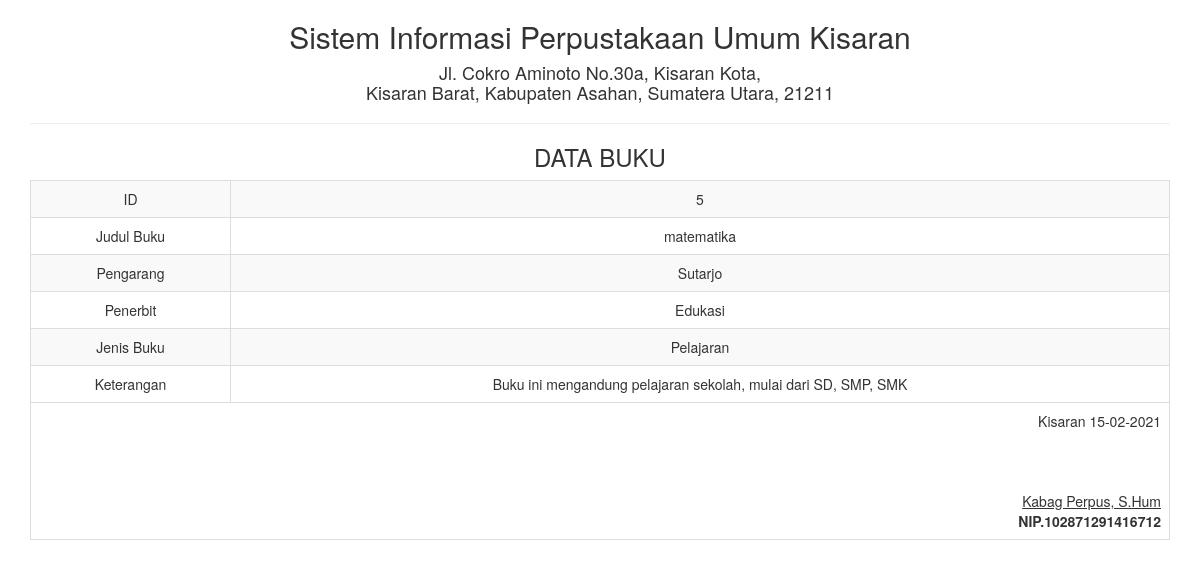
The app's page /report/buku_satu.php?id=5 with its own data.
### tables this page shows
CREATE TABLE `tbl_buku` (
  `id` int(11) NOT NULL,
  `judul_buku` varchar(50) NOT NULL,
  `pengarang` varchar(50) NOT NULL,
  `penerbit` varchar(50) NOT NULL,
  `jenis_buku` varchar(25) NOT NULL,
  `ket` varchar(200) NOT NULL
);

### report/buku_satu.php (the view, shortened to what this page needs)
<!DOCTYPE html>
<html>
    <head>
        <link href="../Assets/css/bootstrap.min.css" rel="stylesheet" type="text/css"/>
    </head>
    <body onload="print()">
        <?php
        include '../config/koneksi.php';
        $sql = "SELECT * FROM tbl_buku WHERE id='" . $_GET ['id'] . "'";
        $query = mysqli_query($koneksi, $sql) or die("SQL Detail error");
        $data = mysqli_fetch_array($query);
        ?>
        <div class="container">
            <div class='row'>
                <div class="col-sm-12">
                    <div class="text-center">
                        <h2>Sistem Informasi Perpustakaan Umum Kisaran </h2>
                        <h4>Jl. Cokro Aminoto No.30a, Kisaran Kota, <br> Kisaran Barat, Kabupaten Asahan, Sumatera Utara, 21211</h4>
                        <hr>
                        <h3>DATA BUKU</h3>
                        <table class="table table-bordered table-striped table-hover">
                            <tbody>
								<tr>
                                    <td>ID</td> <td><?= $data['id'] ?></td>
                                </tr>
                                <tr>
                                    <td width="200">Judul Buku</td> <td><?= $data['judul_buku'] ?></td>
                                </tr>
                                <tr>
                                    <td>Pengarang</td> <td><?= $data['pengarang'] ?></td>
                                </tr>
								<tr>
                                    <td>Penerbit</td> <td><?= $data['penerbit'] ?></td>
                                </tr>
								<tr>
                                    <td>Jenis Buku</td> <td><?= $data['jenis_buku'] ?></td>
                                </tr>
								<tr>
                                    <td>Keterangan</td> <td><?= $data['ket'] ?></td>
                                </tr>
                            </tbody>
                            <tfoot>
                                <tr>
                                    <td colspan="2" class="text-right">
                                        Kisaran  <?= date("d-m-Y") ?>
                                        <br><br><br><br>
                                        <u>Kabag Perpus, S.Hum<strong></u><br>
                                        NIP.102871291416712
									</td>
								</tr>
							</tfoot>
                        </table>
                    </div>
                </div>
            </div>
    </body>
</html>

### records on screen
tbl_buku: id "5", judul_buku "matematika", pengarang "Sutarjo", penerbit "Edukasi", jenis_buku "Pelajaran", ket "Buku ini mengandung pelajaran sekolah, mulai dari SD, SMP, SMK"
